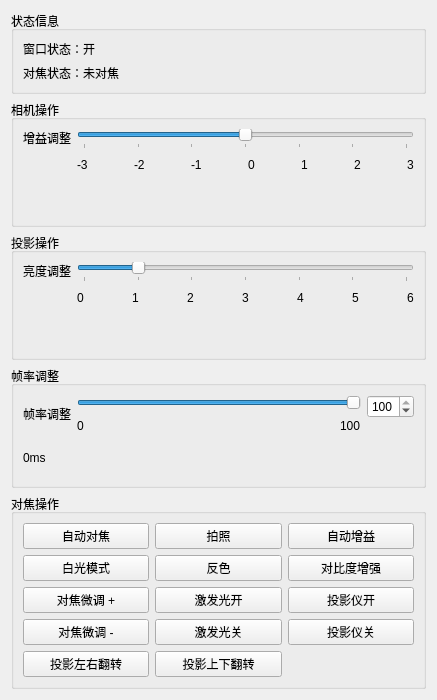
        <widget class="QWidget" name="page_focus">
         <layout class="QVBoxLayout" name="verticalLayout_11">
          <item>
           <widget class="QGroupBox" name="groupBox_3">
            <property name="title">
             <string>状态信息</string>
            </property>
            <layout class="QVBoxLayout" name="verticalLayout_3">
             <item>
              <widget class="QLabel" name="label_focusstatus">
               <property name="sizePolicy">
                <sizepolicy hsizetype="Preferred" vsizetype="Minimum">
                 <horstretch>0</horstretch>
                 <verstretch>0</verstretch>
                </sizepolicy>
               </property>
               <property name="text">
                <string>窗口状态：开</string>
               </property>
              </widget>
             </item>
             <item>
              <widget class="QLabel" name="label_focusstatus_2">
               <property name="sizePolicy">
                <sizepolicy hsizetype="Preferred" vsizetype="Minimum">
                 <horstretch>0</horstretch>
                 <verstretch>0</verstretch>
                </sizepolicy>
               </property>
               <property name="text">
                <string>对焦状态：未对焦</string>
               </property>
              </widget>
             </item>
            </layout>
           </widget>
          </item>
          <item>
           <widget class="QGroupBox" name="groupBox_4">
            <property name="title">
             <string>相机操作</string>
            </property>
            <layout class="QHBoxLayout" name="horizontalLayout_5">
             <item>
              <layout class="QVBoxLayout" name="verticalLayout_5">
               <item>
                <widget class="QLabel" name="label_18">
                 <property name="text">
                  <string>增益调整</string>
                 </property>
                </widget>
               </item>
               <item>
                <spacer name="verticalSpacer_2">
                 <property name="orientation">
                  <enum>Qt::Vertical</enum>
                 </property>
                 <property name="sizeHint" stdset="0">
                  <size>
                   <width>20</width>
                   <height>40</height>
                  </size>
                 </property>
                </spacer>
               </item>
              </layout>
             </item>
             <item>
              <layout class="QVBoxLayout" name="verticalLayout_4">
               <item>
                <widget class="QSlider" name="horizontalSlider_gain">
                 <property name="minimum">
                  <number>-3</number>
                 </property>
                 <property name="maximum">
                  <number>3</number>
                 </property>
                 <property name="pageStep">
                  <number>1</number>
                 </property>
                 <property name="sliderPosition">
                  <number>0</number>
                 </property>
                 <property name="tracking">
                  <bool>true</bool>
                 </property>
                 <property name="orientation">
                  <enum>Qt::Horizontal</enum>
                 </property>
                 <property name="invertedAppearance">
                  <bool>false</bool>
                 </property>
                 <property name="invertedControls">
                  <bool>false</bool>
                 </property>
                 <property name="tickPosition">
                  <enum>QSlider::TicksBelow</enum>
                 </property>
                 <property name="tickInterval">
                  <number>1</number>
                 </property>
                </widget>
               </item>
               <item>
                <layout class="QHBoxLayout" name="horizontalLayout_4">
                 <item>
                  <widget class="QLabel" name="label_19">
                   <property name="text">
                    <string>-3</string>
                   </property>
                  </widget>
                 </item>
                 <item>
                  <spacer name="horizontalSpacer_9">
                   <property name="orientation">
                    <enum>Qt::Horizontal</enum>
                   </property>
                   <property name="sizeHint" stdset="0">
                    <size>
                     <width>40</width>
                     <height>20</height>
                    </size>
                   </property>
                  </spacer>
                 </item>
                 <item>
                  <widget class="QLabel" name="label_20">
                   <property name="text">
                    <string>-2</string>
                   </property>
                  </widget>
                 </item>
                 <item>
                  <spacer name="horizontalSpacer_10">
                   <property name="orientation">
                    <enum>Qt::Horizontal</enum>
                   </property>
                   <property name="sizeHint" stdset="0">
                    <size>
                     <width>40</width>
                     <height>20</height>
                    </size>
                   </property>
                  </spacer>
                 </item>
                 <item>
                  <widget class="QLabel" name="label_21">
                   <property name="text">
                    <string>-1</string>
                   </property>
                  </widget>
                 </item>
                 <item>
                  <spacer name="horizontalSpacer_11">
                   <property name="orientation">
                    <enum>Qt::Horizontal</enum>
                   </property>
                   <property name="sizeHint" stdset="0">
                    <size>
                     <width>40</width>
                     <height>20</height>
                    </size>
                   </property>
                  </spacer>
                 </item>
                 <item>
                  <widget class="QLabel" name="label_22">
                   <property name="text">
                    <string>0</string>
                   </property>
                  </widget>
                 </item>
                 <item>
                  <spacer name="horizontalSpacer_12">
                   <property name="orientation">
                    <enum>Qt::Horizontal</enum>
                   </property>
                   <property name="sizeHint" stdset="0">
                    <size>
                     <width>40</width>
                     <height>20</height>
                    </size>
                   </property>
                  </spacer>
                 </item>
                 <item>
                  <widget class="QLabel" name="label_23">
                   <property name="text">
                    <string>1</string>
                   </property>
                  </widget>
                 </item>
                 <item>
                  <spacer name="horizontalSpacer_13">
                   <property name="orientation">
                    <enum>Qt::Horizontal</enum>
                   </property>
                   <property name="sizeHint" stdset="0">
                    <size>
                     <width>40</width>
                     <height>20</height>
                    </size>
                   </property>
                  </spacer>
                 </item>
                 <item>
                  <widget class="QLabel" name="label_24">
                   <property name="text">
                    <string>2</string>
                   </property>
                  </widget>
                 </item>
                 <item>
                  <spacer name="horizontalSpacer_14">
                   <property name="orientation">
                    <enum>Qt::Horizontal</enum>
                   </property>
                   <property name="sizeHint" stdset="0">
                    <size>
                     <width>40</width>
                     <height>20</height>
                    </size>
                   </property>
                  </spacer>
                 </item>
                 <item>
                  <widget class="QLabel" name="label_25">
                   <property name="text">
                    <string>3</string>
                   </property>
                  </widget>
                 </item>
                </layout>
               </item>
               <item>
                <spacer name="verticalSpacer_6">
                 <property name="orientation">
                  <enum>Qt::Vertical</enum>
                 </property>
                 <property name="sizeHint" stdset="0">
                  <size>
                   <width>20</width>
                   <height>40</height>
                  </size>
                 </property>
                </spacer>
               </item>
              </layout>
             </item>
            </layout>
           </widget>
          </item>
          <item>
           <widget class="QGroupBox" name="groupBox_5">
            <property name="title">
             <string>投影操作</string>
            </property>
            <layout class="QHBoxLayout" name="horizontalLayout_6">
             <item>
              <layout class="QVBoxLayout" name="verticalLayout_6">
               <item>
                <widget class="QLabel" name="label_26">
                 <property name="text">
                  <string>亮度调整</string>
                 </property>
                </widget>
               </item>
               <item>
                <spacer name="verticalSpacer_3">
                 <property name="orientation">
                  <enum>Qt::Vertical</enum>
                 </property>
                 <property name="sizeHint" stdset="0">
                  <size>
                   <width>20</width>
                   <height>40</height>
                  </size>
                 </property>
                </spacer>
               </item>
              </layout>
             </item>
             <item>
              <layout class="QVBoxLayout" name="verticalLayout_7">
               <item>
                <widget class="QSlider" name="horizontalSlider_bright">
                 <property name="minimum">
                  <number>0</number>
                 </property>
                 <property name="maximum">
                  <number>6</number>
                 </property>
                 <property name="pageStep">
                  <number>1</number>
                 </property>
                 <property name="value">
                  <number>1</number>
                 </property>
                 <property name="sliderPosition">
                  <number>1</number>
                 </property>
                 <property name="tracking">
                  <bool>true</bool>
                 </property>
                 <property name="orientation">
                  <enum>Qt::Horizontal</enum>
                 </property>
                 <property name="invertedAppearance">
                  <bool>false</bool>
                 </property>
                 <property name="invertedControls">
                  <bool>false</bool>
                 </property>
                 <property name="tickPosition">
                  <enum>QSlider::TicksBelow</enum>
                 </property>
                 <property name="tickInterval">
                  <number>1</number>
                 </property>
                </widget>
               </item>
               <item>
                <layout class="QHBoxLayout" name="horizontalLayout_7">
                 <item>
                  <widget class="QLabel" name="label_27">
                   <property name="text">
                    <string>0</string>
                   </property>
                  </widget>
                 </item>
                 <item>
                  <spacer name="horizontalSpacer_15">
                   <property name="orientation">
                    <enum>Qt::Horizontal</enum>
                   </property>
                   <property name="sizeHint" stdset="0">
                    <size>
                     <width>40</width>
                     <height>20</height>
                    </size>
                   </property>
                  </spacer>
                 </item>
                 <item>
                  <widget class="QLabel" name="label_28">
                   <property name="text">
                    <string>1</string>
                   </property>
                  </widget>
                 </item>
                 <item>
                  <spacer name="horizontalSpacer_16">
                   <property name="orientation">
                    <enum>Qt::Horizontal</enum>
                   </property>
                   <property name="sizeHint" stdset="0">
                    <size>
                     <width>40</width>
                     <height>20</height>
                    </size>
                   </property>
                  </spacer>
                 </item>
                 <item>
                  <widget class="QLabel" name="label_29">
                   <property name="text">
                    <string>2</string>
                   </property>
                  </widget>
                 </item>
                 <item>
                  <spacer name="horizontalSpacer_17">
                   <property name="orientation">
                    <enum>Qt::Horizontal</enum>
                   </property>
                   <property name="sizeHint" stdset="0">
                    <size>
                     <width>40</width>
                     <height>20</height>
                    </size>
                   </property>
                  </spacer>
                 </item>
                 <item>
                  <widget class="QLabel" name="label_30">
                   <property name="text">
                    <string>3</string>
                   </property>
                  </widget>
                 </item>
                 <item>
                  <spacer name="horizontalSpacer_18">
                   <property name="orientation">
                    <enum>Qt::Horizontal</enum>
                   </property>
                   <property name="sizeHint" stdset="0">
                    <size>
                     <width>40</width>
                     <height>20</height>
                    </size>
                   </property>
                  </spacer>
                 </item>
                 <item>
                  <widget class="QLabel" name="label_31">
                   <property name="text">
                    <string>4</string>
                   </property>
                  </widget>
                 </item>
                 <item>
                  <spacer name="horizontalSpacer_19">
                   <property name="orientation">
                    <enum>Qt::Horizontal</enum>
                   </property>
                   <property name="sizeHint" stdset="0">
                    <size>
                     <width>40</width>
                     <height>20</height>
                    </size>
                   </property>
                  </spacer>
                 </item>
                 <item>
                  <widget class="QLabel" name="label_32">
                   <property name="text">
                    <string>5</string>
                   </property>
                  </widget>
                 </item>
                 <item>
                  <spacer name="horizontalSpacer_20">
                   <property name="orientation">
                    <enum>Qt::Horizontal</enum>
                   </property>
                   <property name="sizeHint" stdset="0">
                    <size>
                     <width>40</width>
                     <height>20</height>
                    </size>
                   </property>
                  </spacer>
                 </item>
                 <item>
                  <widget class="QLabel" name="label_33">
                   <property name="text">
                    <string>6</string>
                   </property>
                  </widget>
                 </item>
                </layout>
               </item>
               <item>
                <spacer name="verticalSpacer_7">
                 <property name="orientation">
                  <enum>Qt::Vertical</enum>
                 </property>
                 <property name="sizeHint" stdset="0">
                  <size>
                   <width>20</width>
                   <height>40</height>
                  </size>
                 </property>
                </spacer>
               </item>
              </layout>
             </item>
            </layout>
           </widget>
          </item>
          <item>
           <widget class="QGroupBox" name="groupBox_10">
            <property name="title">
             <string>帧率调整</string>
            </property>
            <layout class="QHBoxLayout" name="horizontalLayout_17">
             <item>
              <layout class="QVBoxLayout" name="verticalLayout_16">
               <item>
                <widget class="QLabel" name="label_47">
                 <property name="text">
                  <string>帧率调整</string>
                 </property>
                </widget>
               </item>
               <item>
                <widget class="QLabel" name="label_framerate">
                 <property name="text">
                  <string>0ms</string>
                 </property>
                </widget>
               </item>
              </layout>
             </item>
             <item>
              <layout class="QVBoxLayout" name="verticalLayout_17">
               <item>
                <widget class="QSlider" name="horizontalSlider_FrameRate">
                 <property name="minimum">
                  <number>0</number>
                 </property>
                 <property name="maximum">
                  <number>100</number>
                 </property>
                 <property name="pageStep">
                  <number>1</number>
                 </property>
                 <property name="value">
                  <number>100</number>
                 </property>
                 <property name="sliderPosition">
                  <number>100</number>
                 </property>
                 <property name="tracking">
                  <bool>true</bool>
                 </property>
                 <property name="orientation">
                  <enum>Qt::Horizontal</enum>
                 </property>
                 <property name="invertedAppearance">
                  <bool>false</bool>
                 </property>
                 <property name="invertedControls">
                  <bool>false</bool>
                 </property>
                 <property name="tickPosition">
                  <enum>QSlider::NoTicks</enum>
                 </property>
                 <property name="tickInterval">
                  <number>1</number>
                 </property>
                </widget>
               </item>
               <item>
                <layout class="QHBoxLayout" name="horizontalLayout_18">
                 <item>
                  <widget class="QLabel" name="label_48">
                   <property name="text">
                    <string>0</string>
                   </property>
                  </widget>
                 </item>
                 <item>
                  <spacer name="horizontalSpacer_25">
                   <property name="orientation">
                    <enum>Qt::Horizontal</enum>
                   </property>
                   <property name="sizeHint" stdset="0">
                    <size>
                     <width>40</width>
                     <height>20</height>
                    </size>
                   </property>
                  </spacer>
                 </item>
                 <item>
                  <widget class="QLabel" name="label_54">
                   <property name="text">
                    <string>100</string>
                   </property>
                  </widget>
                 </item>
                </layout>
               </item>
               <item>
                <spacer name="verticalSpacer_9">
                 <property name="orientation">
                  <enum>Qt::Vertical</enum>
                 </property>
                 <property name="sizeHint" stdset="0">
                  <size>
                   <width>20</width>
                   <height>40</height>
                  </size>
                 </property>
                </spacer>
               </item>
              </layout>
             </item>
             <item>
              <layout class="QVBoxLayout" name="verticalLayout_18">
               <item>
                <widget class="QSpinBox" name="spinBox_FrameRate">
                 <property name="maximum">
                  <number>100</number>
                 </property>
                 <property name="value">
                  <number>100</number>
                 </property>
                </widget>
               </item>
               <item>
                <spacer name="verticalSpacer_10">
                 <property name="orientation">
                  <enum>Qt::Vertical</enum>
                 </property>
                 <property name="sizeHint" stdset="0">
                  <size>
                   <width>20</width>
                   <height>40</height>
                  </size>
                 </property>
                </spacer>
               </item>
              </layout>
             </item>
            </layout>
           </widget>
          </item>
          <item>
           <widget class="QGroupBox" name="groupBox_6">
            <property name="title">
             <string>对焦操作</string>
            </property>
            <layout class="QGridLayout" name="gridLayout_5">
             <item row="6" column="0">
              <widget class="QPushButton" name="pushButton_projectorflip">
               <property name="text">
                <string>投影左右翻转</string>
               </property>
              </widget>
             </item>
             <item row="1" column="0">
              <widget class="QPushButton" name="pushButton_whitemode">
               <property name="text">
                <string>白光模式</string>
               </property>
              </widget>
             </item>
             <item row="3" column="0">
              <widget class="QPushButton" name="pushButton_tuneadd">
               <property name="text">
                <string>对焦微调 +</string>
               </property>
              </widget>
             </item>
             <item row="4" column="1">
              <widget class="QPushButton" name="pushButton_laserclose">
               <property name="text">
                <string>激发光关</string>
               </property>
              </widget>
             </item>
             <item row="0" column="0">
              <widget class="QPushButton" name="pushButton_autofocus">
               <property name="text">
                <string>自动对焦</string>
               </property>
              </widget>
             </item>
             <item row="1" column="1">
              <widget class="QPushButton" name="pushButton_inversemode">
               <property name="text">
                <string>反色</string>
               </property>
              </widget>
             </item>
             <item row="1" column="2">
              <widget class="QPushButton" name="pushButton_imgenhance">
               <property name="text">
                <string>对比度增强</string>
               </property>
              </widget>
             </item>
             <item row="3" column="1">
              <widget class="QPushButton" name="pushButton_laseropen">
               <property name="text">
                <string>激发光开</string>
               </property>
              </widget>
             </item>
             <item row="4" column="0">
              <widget class="QPushButton" name="pushButton_tunesub">
               <property name="text">
                <string>对焦微调 -</string>
               </property>
              </widget>
             </item>
             <item row="3" column="2">
              <widget class="QPushButton" name="pushButton_projectoropen">
               <property name="text">
                <string>投影仪开</string>
               </property>
              </widget>
             </item>
             <item row="4" column="2">
              <widget class="QPushButton" name="pushButton_projectorclose">
               <property name="text">
                <string>投影仪关</string>
               </property>
              </widget>
             </item>
             <item row="0" column="1">
              <widget class="QPushButton" name="pushButton_capture">
               <property name="enabled">
                <bool>true</bool>
               </property>
               <property name="text">
                <string>拍照</string>
               </property>
              </widget>
             </item>
             <item row="6" column="1">
              <widget class="QPushButton" name="pushButton_projectorflipUD">
               <property name="text">
                <string>投影上下翻转</string>
               </property>
              </widget>
             </item>
             <item row="0" column="2">
              <widget class="QPushButton" name="pushButton_autogain">
               <property name="text">
                <string>自动增益</string>
               </property>
              </widget>
             </item>
            </layout>
            <zorder>pushButton_autofocus</zorder>
            <zorder>pushButton_tuneadd</zorder>
            <zorder>pushButton_laserclose</zorder>
            <zorder>pushButton_whitemode</zorder>
            <zorder>pushButton_projectorflip</zorder>
            <zorder>pushButton_inversemode</zorder>
            <zorder>pushButton_imgenhance</zorder>
            <zorder>pushButton_laseropen</zorder>
            <zorder>pushButton_tunesub</zorder>
            <zorder>pushButton_projectoropen</zorder>
            <zorder>pushButton_projectorclose</zorder>
            <zorder>pushButton_capture</zorder>
            <zorder>pushButton_projectorflipUD</zorder>
            <zorder>pushButton_autogain</zorder>
           </widget>
          </item>
         </layout>
        </widget>
